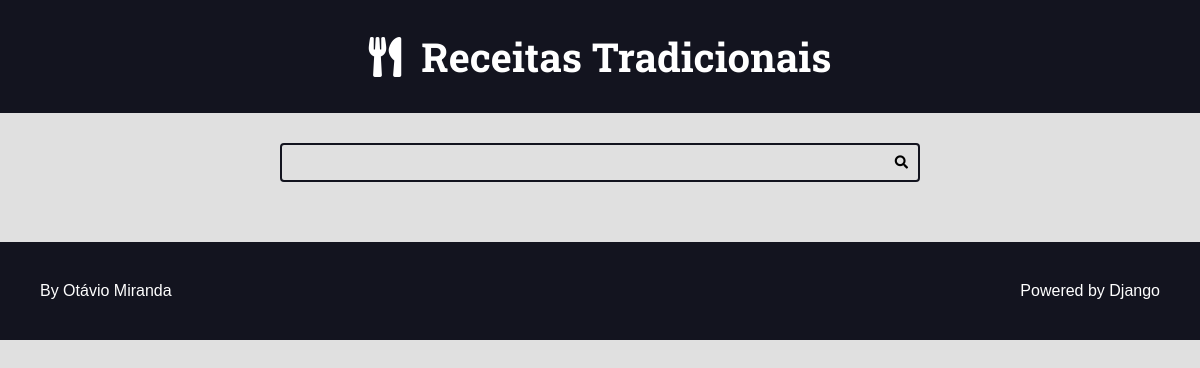
The app's page /recipes/category/5/, older data.
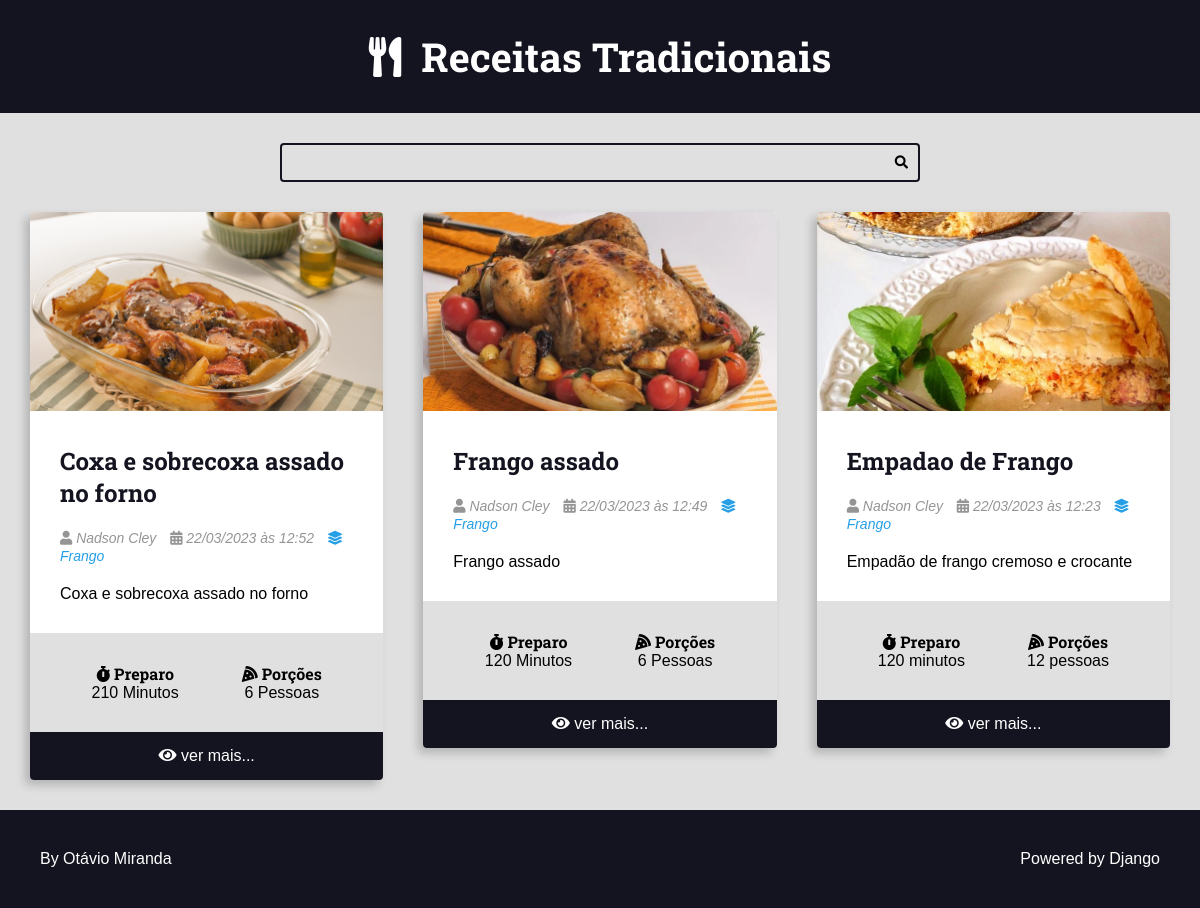
The same page, newer data.
### recipes/models.py (models this page shows, shortened)
class Recipe(models.Model):
    title = models.CharField(max_length=65)
    description = models.CharField(max_length=165)
    slug = models.SlugField()
    preparation_time = models.IntegerField()
    preparation_time_unit = models.CharField(max_length=65)
    servings = models.IntegerField()
    servings_unit = models.CharField(max_length=65)
    preparation_steps = models.TextField()
    preparation_steps_is_html = models.BooleanField(default=False)
    created_at = models.DateTimeField(auto_now_add=True)
    updated_at = models.DateTimeField(auto_now=True)
    is_published = models.BooleanField(default=False)
    cover = models.ImageField(
        upload_to='recipes/covers/%Y/%m/%d/', blank=True, default='')
    category = models.ForeignKey(
        Category, on_delete=models.SET_NULL, null=True, blank=True,
        default=None,
    )
    author = models.ForeignKey(
        User, on_delete=models.SET_NULL, null=True
    )

class Category(models.Model):
    name = models.CharField(max_length=65)

### recipes/views.py (the view)
# urls.py: path('recipes/category/<int:category_id>/',
def category(request, category_id):
    recipes = Recipe.objects.filter(
        category__id=category_id,
        is_published=True,
    ).order_by('-id')
    return render(request, 'recipes/pages/category.html', context={
        'recipes': recipes,
    })

### recipes/templates/recipes/pages/category.html (shortened to what this page needs)
{% extends 'global/base.html' %}
{% block content %}
<div class="main-content main-content-list container">
    {% for recipe in recipes %}
        {% include 'recipes/partials/recipe.html' %}
    {% endfor %}
</div>
{% endblock content %}

### recipes/templates/recipes/partials/recipe.html (shortened to what this page needs)
<div class="recipe recipe-list-item">
    {% if recipe.cover %}
        <div class="recipe-cover">
            <a href="{% url 'recipes:recipe' recipe.id %}">
                <img src="{{ recipe.cover.url }}" alt="Temporário">
            </a>
        </div>
    {% endif %}
    <div class="recipe-title-container">
        <h2 class="recipe-title">
            <a href="{% url 'recipes:recipe' recipe.id %}">
                {{ recipe.title }}
            </a>
        </h2>
    </div>
    <div class="recipe-author">
        <span class="recipe-author-item">
            <i class="fas fa-user"></i>
            {% if recipe.author.first_name %}
                {{ recipe.author.first_name }} {{ recipe.author.last_name }}
            {% else %}
                {{ recipe.author.username }}
            {% endif %}
        </span>
        <span class="recipe-author-item">
            <i class="fas fa-calendar-alt"></i>
            {{ recipe.created_at|date:"d/m/Y" }} às {{ recipe.created_at|date:"H:i" }}
        </span>
        {% if recipe.category is not None %}
            <span class="recipe-author-item">
                <a href="{% url 'recipes:category' recipe.category.id %}">
                    <i class="fas fa-layer-group"></i>
                    <span>{{ recipe.category.name }}</span>
                </a>
            </span>
        {% endif %}
    </div>
    <div class="recipe-content">
        <p>{{ recipe.description }}</p>
    </div>
    <div class="recipe-meta-container">
        <div class="recipe-meta recipe-preparation">
            <h3 class="recipe-meta-title"><i class="fas fa-stopwatch"></i> Preparo</h3>
            <div class="recipe-meta-text">
                {{ recipe.preparation_time }} {{ recipe.preparation_time_unit }}
            </div>
        </div>
        <div class="recipe-meta recipe-servings">
            <h3 class="recipe-meta-title"><i class="fas fa-pizza-slice"></i> Porções</h3>
            <div class="recipe-meta-text">
                {{ recipe.servings }} {{ recipe.servings_unit }}
            </div>
        </div>
    </div>
    {% if is_detail_page is not True %}
        <footer class="recipe-footer">
            <a class="recipe-read-more button button-dark button-full-width" href="{% url 'recipes:recipe' recipe.id %}">
                <i class="fas fa-eye"></i>
                <span>ver mais...</span>
            </a>
        </footer>
    {% endif %}
</div>

Row changes from the older to the newer data that the page shows:
added Recipe: cover (picture), title "Coxa e sobrecoxa assado no forno", author.first_name "Nadson Cley", created_at "22/03/2023", created_at "12:52", category.name "Frango", description "Coxa e sobrecoxa assado no forno", preparation_time "210", preparation_time_unit "Minutos", servings "6", servings_unit "Pessoas"
added Recipe: cover (picture), title "Frango assado", author.first_name "Nadson Cley", created_at "22/03/2023", created_at "12:49", category.name "Frango", description "Frango assado", preparation_time "120", preparation_time_unit "Minutos", servings "6", servings_unit "Pessoas"
added Recipe: cover (picture), title "Empadao de Frango", author.first_name "Nadson Cley", created_at "22/03/2023", created_at "12:23", category.name "Frango", description "Empadão de frango cremoso e crocante", preparation_time "120", preparation_time_unit "minutos", servings "12", servings_unit "pessoas"
